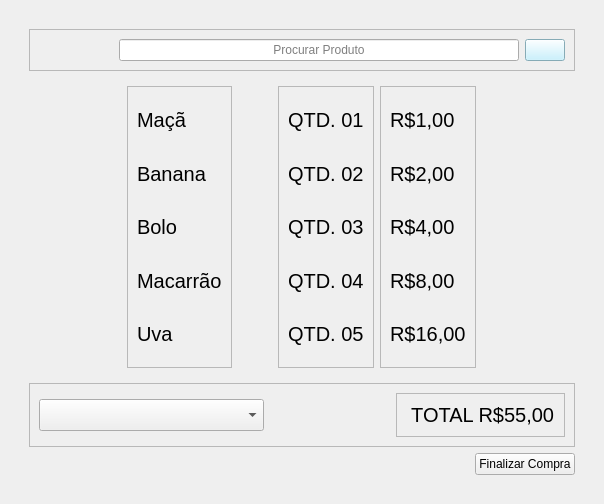
                <widget class="QWidget" name="tela_pdv_3">
                 <layout class="QVBoxLayout" name="verticalLayout_19">
                  <item>
                   <widget class="QWidget" name="widget_2" native="true">
                    <layout class="QVBoxLayout" name="verticalLayout_21">
                     <item>
                      <widget class="QWidget" name="tela_pdv_3_info_principal_3" native="true">
                       <layout class="QVBoxLayout" name="verticalLayout_20">
                        <item alignment="Qt::AlignmentFlag::AlignHCenter|Qt::AlignmentFlag::AlignTop">
                         <widget class="QFrame" name="layout_pesquisar_produto_3">
                          <property name="minimumSize">
                           <size>
                            <width>500</width>
                            <height>0</height>
                           </size>
                          </property>
                          <property name="maximumSize">
                           <size>
                            <width>700</width>
                            <height>16777215</height>
                           </size>
                          </property>
                          <property name="styleSheet">
                           <string notr="true"/>
                          </property>
                          <property name="frameShape">
                           <enum>QFrame::Shape::StyledPanel</enum>
                          </property>
                          <property name="frameShadow">
                           <enum>QFrame::Shadow::Raised</enum>
                          </property>
                          <layout class="QHBoxLayout" name="horizontalLayout_10">
                           <item>
                            <spacer name="horizontalSpacer_3">
                             <property name="orientation">
                              <enum>Qt::Orientation::Horizontal</enum>
                             </property>
                             <property name="sizeType">
                              <enum>QSizePolicy::Policy::Minimum</enum>
                             </property>
                             <property name="sizeHint" stdset="0">
                              <size>
                               <width>80</width>
                               <height>20</height>
                              </size>
                             </property>
                            </spacer>
                           </item>
                           <item alignment="Qt::AlignmentFlag::AlignHCenter|Qt::AlignmentFlag::AlignVCenter">
                            <widget class="QLineEdit" name="input_pesquisar_produto_3">
                             <property name="minimumSize">
                              <size>
                               <width>400</width>
                               <height>0</height>
                              </size>
                             </property>
                             <property name="maximumSize">
                              <size>
                               <width>16777215</width>
                               <height>16777215</height>
                              </size>
                             </property>
                             <property name="styleSheet">
                              <string notr="true"/>
                             </property>
                             <property name="alignment">
                              <set>Qt::AlignmentFlag::AlignCenter</set>
                             </property>
                             <property name="placeholderText">
                              <string>Procurar Produto</string>
                             </property>
                            </widget>
                           </item>
                           <item alignment="Qt::AlignmentFlag::AlignRight">
                            <widget class="QPushButton" name="btn_pesquisar_produto_3">
                             <property name="maximumSize">
                              <size>
                               <width>50</width>
                               <height>16777215</height>
                              </size>
                             </property>
                             <property name="styleSheet">
                              <string notr="true">background-color: rgb(188, 239, 255);</string>
                             </property>
                             <property name="text">
                              <string/>
                             </property>
                             <property name="icon">
                              <iconset>
                               <normalon>:/icons/lupa_icon.png</normalon>
                              </iconset>
                             </property>
                             <property name="iconSize">
                              <size>
                               <width>25</width>
                               <height>25</height>
                              </size>
                             </property>
                            </widget>
                           </item>
                          </layout>
                         </widget>
                        </item>
                        <item alignment="Qt::AlignmentFlag::AlignHCenter|Qt::AlignmentFlag::AlignVCenter">
                         <widget class="QWidget" name="layout_resultado_procurar_produto_1" native="true">
                          <property name="sizePolicy">
                           <sizepolicy hsizetype="Preferred" vsizetype="Expanding">
                            <horstretch>0</horstretch>
                            <verstretch>0</verstretch>
                           </sizepolicy>
                          </property>
                          <property name="minimumSize">
                           <size>
                            <width>350</width>
                            <height>300</height>
                           </size>
                          </property>
                          <property name="maximumSize">
                           <size>
                            <width>16777215</width>
                            <height>16777215</height>
                           </size>
                          </property>
                          <layout class="QHBoxLayout" name="horizontalLayout_11">
                           <item alignment="Qt::AlignmentFlag::AlignLeft">
                            <widget class="QFrame" name="layout_nome_preco_produto_2">
                             <property name="styleSheet">
                              <string notr="true">font-size:20px;</string>
                             </property>
                             <property name="frameShape">
                              <enum>QFrame::Shape::StyledPanel</enum>
                             </property>
                             <property name="frameShadow">
                              <enum>QFrame::Shadow::Raised</enum>
                             </property>
                             <layout class="QVBoxLayout" name="verticalLayout_22">
                              <item>
                               <widget class="QLabel" name="txt_nome_produto_1">
                                <property name="styleSheet">
                                 <string notr="true">font-size:20px;</string>
                                </property>
                                <property name="text">
                                 <string>Maçã </string>
                                </property>
                               </widget>
                              </item>
                              <item>
                               <widget class="QLabel" name="txt_nome_produto_2">
                                <property name="styleSheet">
                                 <string notr="true">font-size: 20px;
</string>
                                </property>
                                <property name="text">
                                 <string>Banana</string>
                                </property>
                               </widget>
                              </item>
                              <item>
                               <widget class="QLabel" name="txt_nome_produto_3">
                                <property name="text">
                                 <string>Bolo</string>
                                </property>
                               </widget>
                              </item>
                              <item>
                               <widget class="QLabel" name="txt_nome_produto_4">
                                <property name="text">
                                 <string>Macarrão</string>
                                </property>
                               </widget>
                              </item>
                              <item>
                               <widget class="QLabel" name="txt_nome_produto_5">
                                <property name="text">
                                 <string>Uva</string>
                                </property>
                               </widget>
                              </item>
                             </layout>
                            </widget>
                           </item>
                           <item>
                            <spacer name="horizontalSpacer_4">
                             <property name="orientation">
                              <enum>Qt::Orientation::Horizontal</enum>
                             </property>
                             <property name="sizeHint" stdset="0">
                              <size>
                               <width>40</width>
                               <height>20</height>
                              </size>
                             </property>
                            </spacer>
                           </item>
                           <item>
                            <widget class="QFrame" name="frame_3">
                             <property name="styleSheet">
                              <string notr="true">font-size:20px;</string>
                             </property>
                             <property name="frameShape">
                              <enum>QFrame::Shape::StyledPanel</enum>
                             </property>
                             <property name="frameShadow">
                              <enum>QFrame::Shadow::Raised</enum>
                             </property>
                             <layout class="QVBoxLayout" name="verticalLayout_23">
                              <item>
                               <widget class="QLabel" name="txt_quantidade_1">
                                <property name="styleSheet">
                                 <string notr="true">font-size: 20px;</string>
                                </property>
                                <property name="text">
                                 <string>QTD. 01</string>
                                </property>
                               </widget>
                              </item>
                              <item>
                               <widget class="QLabel" name="txt_quantidade_2">
                                <property name="text">
                                 <string>QTD. 02</string>
                                </property>
                               </widget>
                              </item>
                              <item>
                               <widget class="QLabel" name="txt_quantidade_3">
                                <property name="text">
                                 <string>QTD. 03</string>
                                </property>
                               </widget>
                              </item>
                              <item>
                               <widget class="QLabel" name="txt_quantidade_4">
                                <property name="text">
                                 <string>QTD. 04</string>
                                </property>
                               </widget>
                              </item>
                              <item>
                               <widget class="QLabel" name="txt_quantidade_5">
                                <property name="text">
                                 <string>QTD. 05</string>
                                </property>
                               </widget>
                              </item>
                             </layout>
                            </widget>
                           </item>
                           <item>
                            <widget class="QFrame" name="layout_valores_produtos">
                             <property name="styleSheet">
                              <string notr="true">font-size:20px;</string>
                             </property>
                             <property name="frameShape">
                              <enum>QFrame::Shape::StyledPanel</enum>
                             </property>
                             <property name="frameShadow">
                              <enum>QFrame::Shadow::Raised</enum>
                             </property>
                             <layout class="QVBoxLayout" name="verticalLayout_24">
                              <item>
                               <widget class="QLabel" name="txt_valor_1">
                                <property name="styleSheet">
                                 <string notr="true">font-size: 20px;</string>
                                </property>
                                <property name="text">
                                 <string>R$1,00</string>
                                </property>
                               </widget>
                              </item>
                              <item>
                               <widget class="QLabel" name="txt_valor_2">
                                <property name="text">
                                 <string>R$2,00</string>
                                </property>
                               </widget>
                              </item>
                              <item>
                               <widget class="QLabel" name="txt_valor_3">
                                <property name="text">
                                 <string>R$4,00</string>
                                </property>
                               </widget>
                              </item>
                              <item>
                               <widget class="QLabel" name="txt_valor_4">
                                <property name="text">
                                 <string>R$8,00</string>
                                </property>
                               </widget>
                              </item>
                              <item>
                               <widget class="QLabel" name="txt_valor_15">
                                <property name="text">
                                 <string>R$16,00</string>
                                </property>
                               </widget>
                              </item>
                             </layout>
                            </widget>
                           </item>
                          </layout>
                         </widget>
                        </item>
                        <item>
                         <widget class="QFrame" name="layout_total_forma_pagamento">
                          <property name="frameShape">
                           <enum>QFrame::Shape::StyledPanel</enum>
                          </property>
                          <property name="frameShadow">
                           <enum>QFrame::Shadow::Raised</enum>
                          </property>
                          <layout class="QHBoxLayout" name="horizontalLayout_31">
                           <item alignment="Qt::AlignmentFlag::AlignLeft">
                            <widget class="QComboBox" name="input_forma_pagamento">
                             <property name="minimumSize">
                              <size>
                               <width>225</width>
                               <height>0</height>
                              </size>
                             </property>
                             <property name="styleSheet">
                              <string notr="true">font-size: 20px;</string>
                             </property>
                             <property name="editable">
                              <bool>false</bool>
                             </property>
                             <property name="currentText">
                              <string/>
                             </property>
                             <property name="currentIndex">
                              <number>-1</number>
                             </property>
                             <property name="maxVisibleItems">
                              <number>10</number>
                             </property>
                             <property name="placeholderText">
                              <string>Forma de Pagamento</string>
                             </property>
                             <item>
                              <property name="text">
                               <string>Pix</string>
                              </property>
                             </item>
                             <item>
                              <property name="text">
                               <string>Cartão de Crédito</string>
                              </property>
                             </item>
                             <item>
                              <property name="text">
                               <string>Cartão de Débito</string>
                              </property>
                             </item>
                             <item>
                              <property name="text">
                               <string>Dinheiro</string>
                              </property>
                             </item>
                            </widget>
                           </item>
                           <item alignment="Qt::AlignmentFlag::AlignRight">
                            <widget class="QFrame" name="frame_11">
                             <property name="frameShape">
                              <enum>QFrame::Shape::StyledPanel</enum>
                             </property>
                             <property name="frameShadow">
                              <enum>QFrame::Shadow::Raised</enum>
                             </property>
                             <layout class="QHBoxLayout" name="horizontalLayout_32">
                              <item alignment="Qt::AlignmentFlag::AlignRight">
                               <widget class="QLabel" name="label_14">
                                <property name="styleSheet">
                                 <string notr="true">font-size: 20px;</string>
                                </property>
                                <property name="text">
                                 <string> TOTAL R$55,00</string>
                                </property>
                               </widget>
                              </item>
                             </layout>
                            </widget>
                           </item>
                          </layout>
                         </widget>
                        </item>
                        <item alignment="Qt::AlignmentFlag::AlignRight">
                         <widget class="QPushButton" name="pushButton_6">
                          <property name="text">
                           <string>Finalizar Compra</string>
                          </property>
                         </widget>
                        </item>
                       </layout>
                      </widget>
                     </item>
                    </layout>
                   </widget>
                  </item>
                 </layout>
                </widget>
